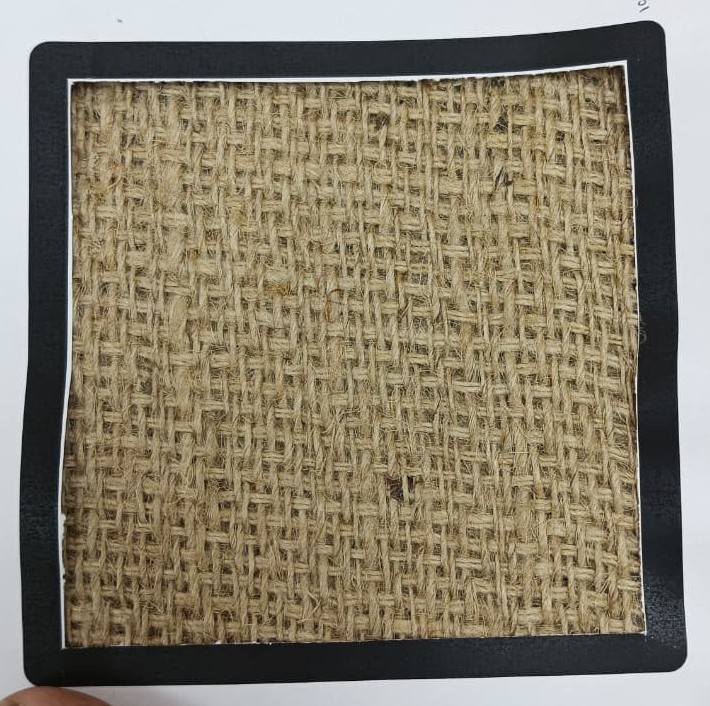
#> input picture image dataset/ends picks.jpeg, 710 x 706 px
$ python -i app.py   (imports and definitions only)
#> lines starting #> are read from the running program, lines starting #| are printed output that depends on the picture; after the words box and inside, x2 and y2 are one past the last pixel; in counts of white or black regions, pixels touching at a corner belong together
#> further down, picture is the input picture: shape (706, 710, 3); mean B, G, R 108.3, 127.6, 136.1
import streamlit as st
import cv2
import numpy as np
from PIL import Image

# [3 lines not run here, left out]

# =========================
# IMAGE INPUT OPTIONS
# =========================

# [1 line that did not run here, left out]
# [6 lines not run here, left out]


# =========================
# FUNCTION: AUTO SQUARE DETECTION
# =========================

def detect_black_square(frame):
    gray = cv2.cvtColor(frame, cv2.COLOR_BGR2GRAY)
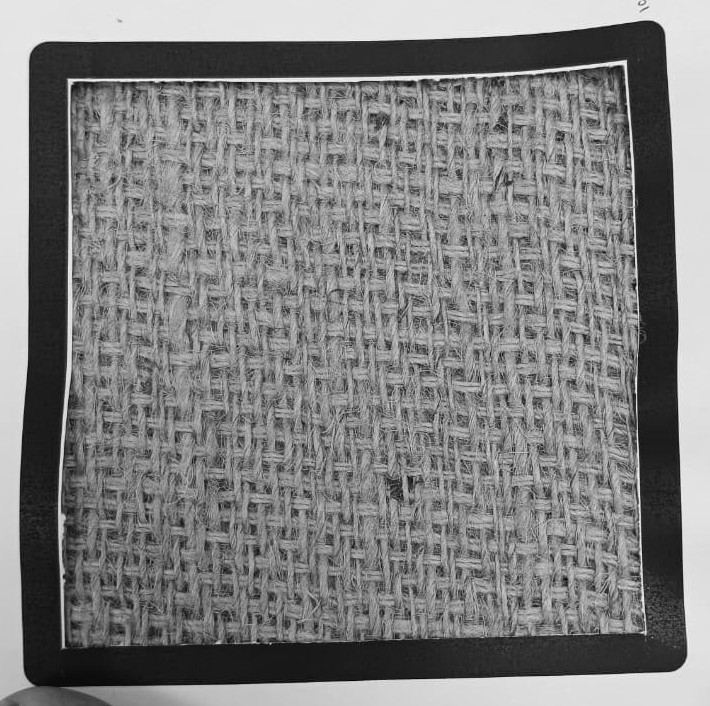
#> gray: shape (706, 710); min 0, max 255, mean 128

    # detect dark region (faded black still works)
    _, thresh = cv2.threshold(gray, 80, 255, cv2.THRESH_BINARY_INV)
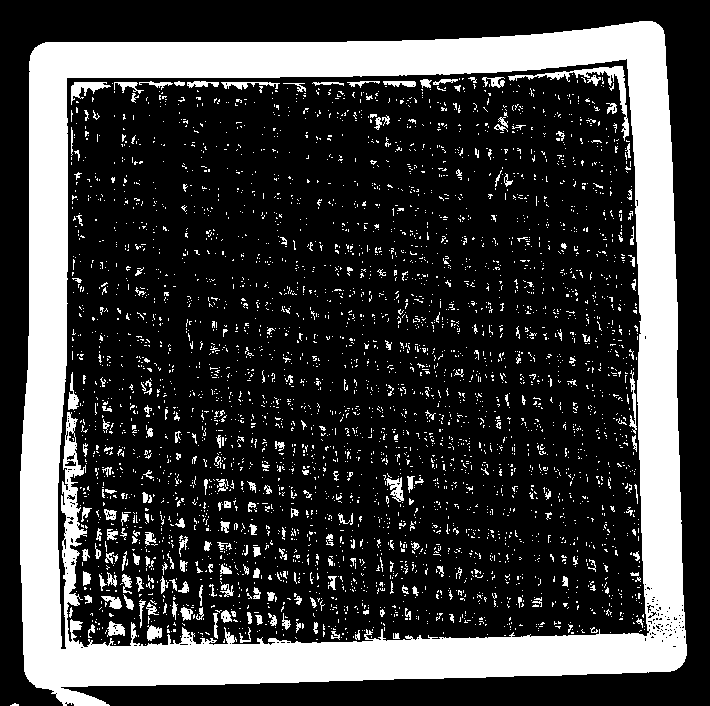
#> thresh: shape (706, 710); 24.3% white; 4045 white regions (3812 under 20 px)

    contours, _ = cv2.findContours(thresh, cv2.RETR_EXTERNAL,
                                   cv2.CHAIN_APPROX_SIMPLE)
#> contours = 2 contours, 1 with area under 20; largest, box (x1, y1, x2, y2) and area: (20, 21, 687, 706) 417690

    for cnt in contours:
        area = cv2.contourArea(cnt)
        if area > 5000:  # ignore noise
            approx = cv2.approxPolyDP(cnt,
                                      0.02*cv2.arcLength(cnt, True),
                                      True)

            if len(approx) == 4:
                x, y, w, h = cv2.boundingRect(approx)
                roi = frame[y:y+h, x:x+w]

                return roi, (x, y, w, h)
#> this loop made 2 passes
#> (area, approx, x, y, w, h) on pass 2: (417689.5, [[658, 24], [34, 48], [29, 681], [682, 664]], 29, 24, 654, 658)
#> pass 2, in detect_black_square, `roi = frame[y:y+h, x:x+w]`:
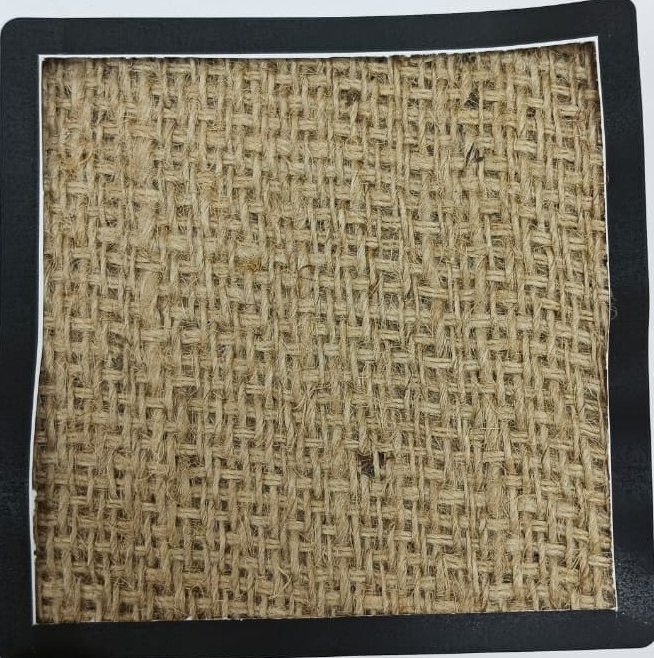
#> roi: shape (658, 654, 3); mean B, G, R 91.4, 114.6, 125.1

    return None, None


# =========================
# PROCESS FABRIC IMAGE
# =========================

frame = None

# [91 lines not run here, left out]

>>> import cv2
>>> picture = cv2.imread('image dataset/ends picks.jpeg')
>>> result = detect_black_square(picture)

$ run again, on image dataset/stiches.jpeg
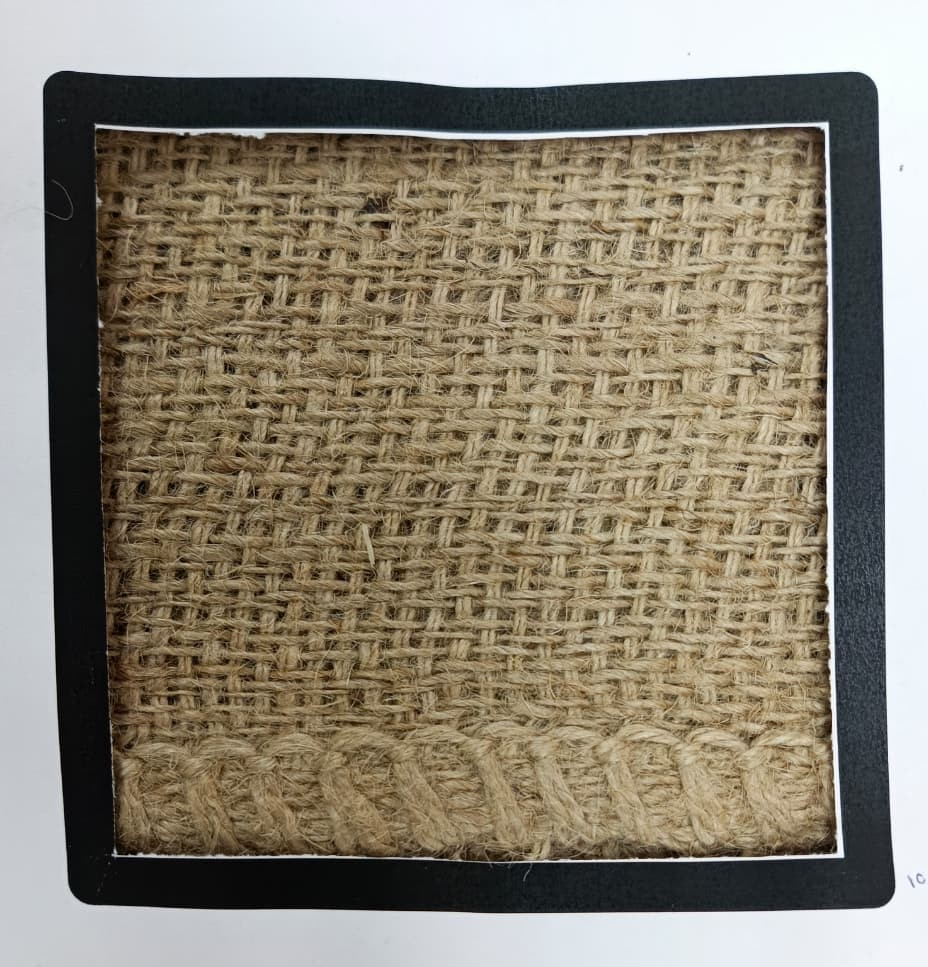
#> input picture image dataset/stiches.jpeg, 928 x 967 px
#> picture is the input picture: shape (967, 928, 3); mean B, G, R 115.7, 131.5, 139.4
#> in detect_black_square, `_, thresh = cv2.threshold(gray, 80, 255, cv2.THRESH_BINARY_INV)`:
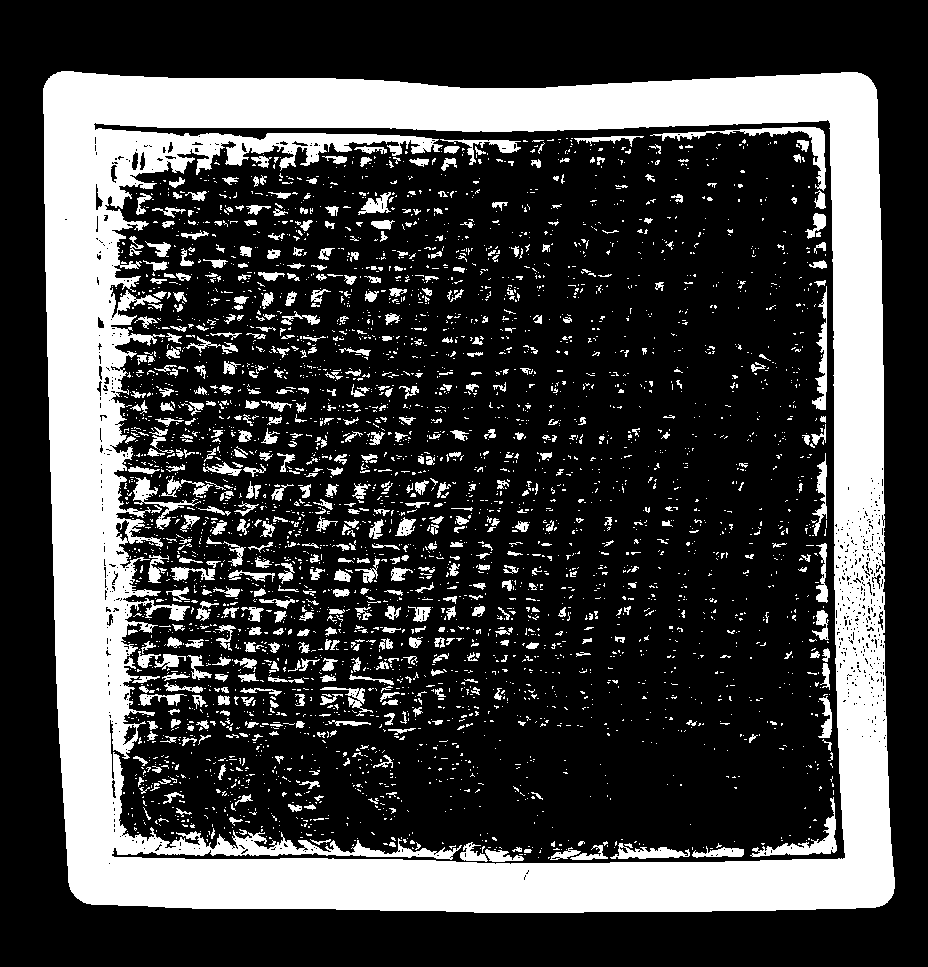
#> thresh: shape (967, 928); 26.2% white; 3903 white regions (3320 under 20 px)
#> contours = 1 contour; box (x1, y1, x2, y2) and area: (43, 71, 895, 913) 689032
#> the loop in detect_black_square, `for cnt in contours:` made 1 pass
#> (area, approx, x, y, w, h) on pass 1: (689032, [[48, 78], [77, 898], [887, 902], [867, 76]], 48, 76, 840, 827)
#> pass 1, in detect_black_square, `roi = frame[y:y+h, x:x+w]`:
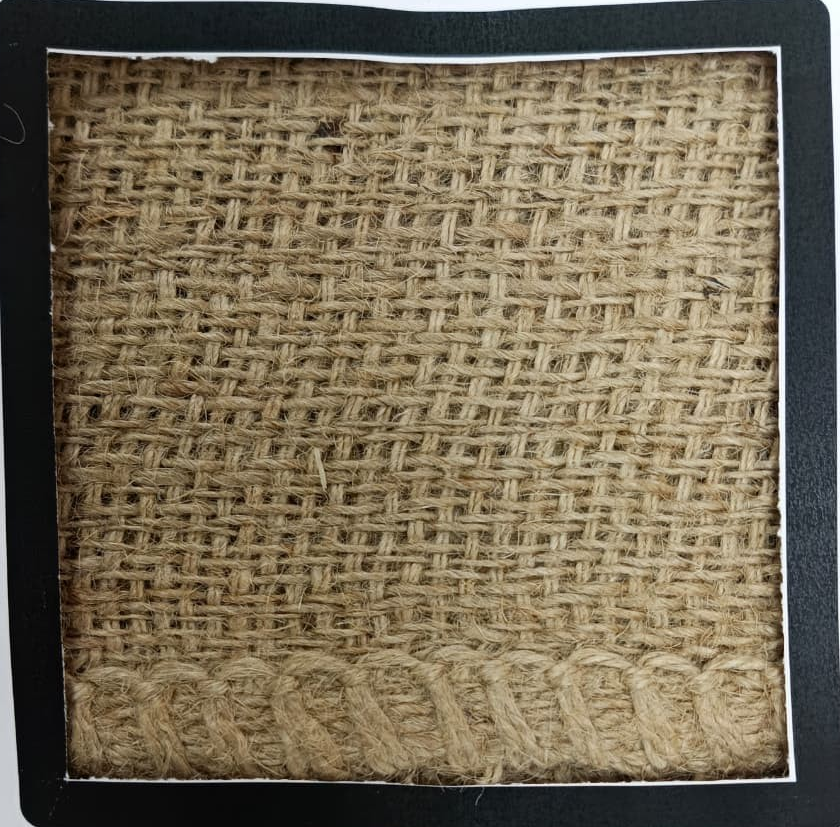
#> roi: shape (827, 840, 3); mean B, G, R 84, 105.8, 117.3
